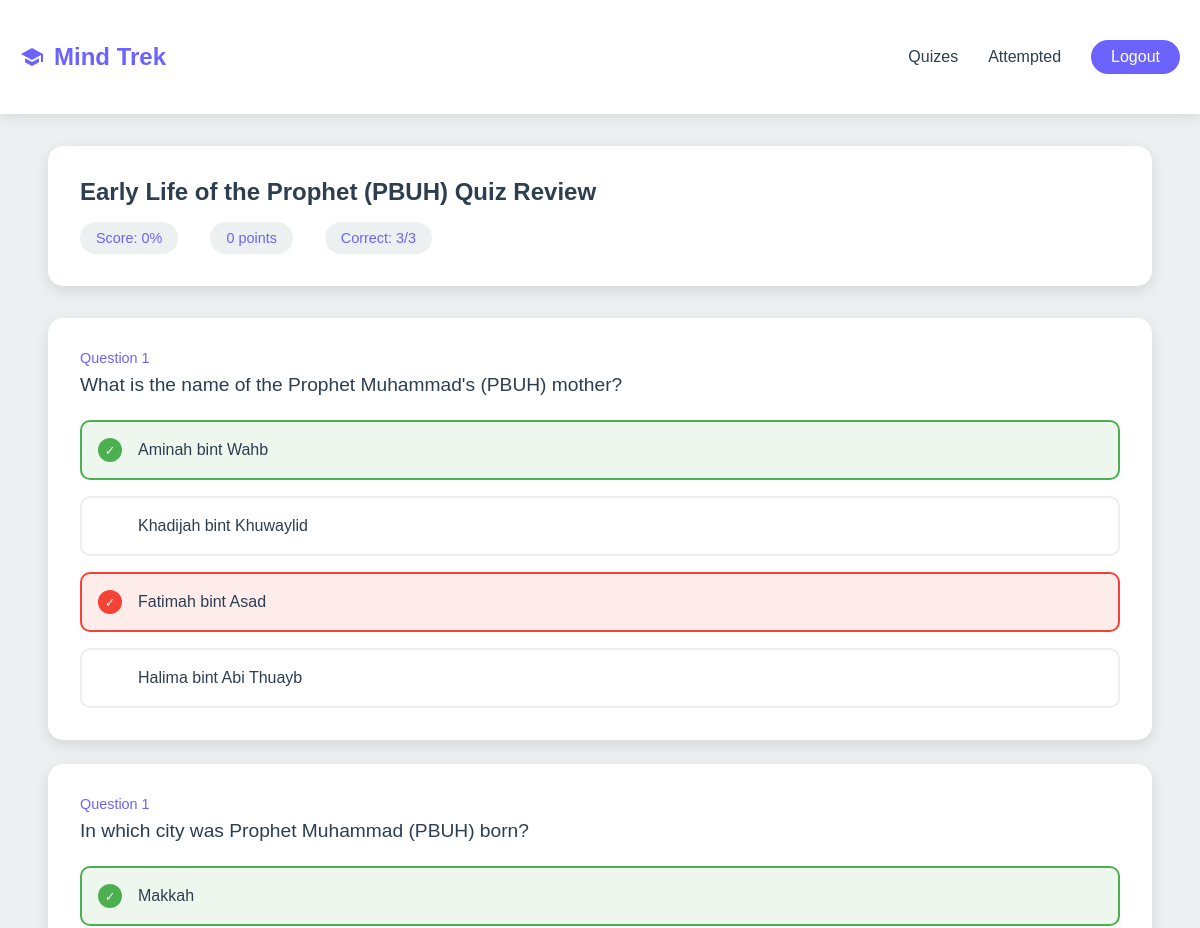
The page /quiz/review-quiz/19 (signed in, upper part) on the database as committed earlier.
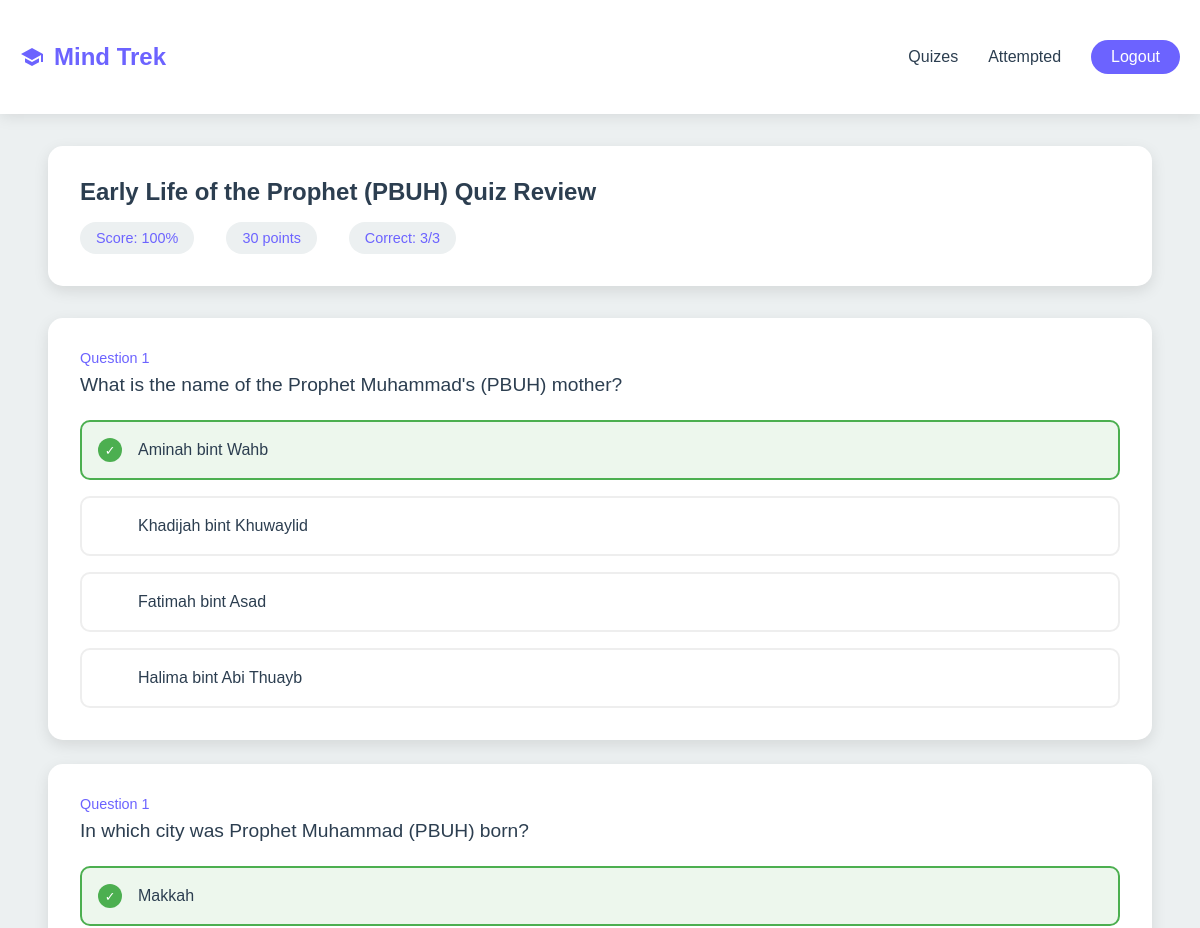
The same page on the database as committed later.
### quiz/models.py (models this page shows, shortened)
class Quiz(models.Model):
    title = models.CharField(max_length=255)
    topic = models.ForeignKey(Topic, on_delete=models.CASCADE, related_name='quizzes')
    description = models.TextField(blank=True, null=True)
    points_per_question = models.PositiveIntegerField(default=1)
    created_at = models.DateTimeField(auto_now_add=True)
    def max_points(self):
        return self.questions.count() * self.points_per_question

class UserQuizAttempt(models.Model):
    user = models.ForeignKey(User, on_delete=models.CASCADE, related_name='quiz_attempts')
    quiz = models.ForeignKey(Quiz, on_delete=models.CASCADE, related_name='user_attempts')
    score = models.DecimalField(max_digits=5, decimal_places=2, default=0.00)
    completed_at = models.DateTimeField(auto_now_add=True)

class Question(models.Model):
    quiz = models.ForeignKey(Quiz, on_delete=models.CASCADE, related_name='questions')
    text = models.TextField()
    explanation = models.TextField(blank=True, null=True)
    created_at = models.DateTimeField(auto_now_add=True)

class Answer(models.Model):
    question = models.ForeignKey(Question, on_delete=models.CASCADE, related_name='answers')
    text = models.CharField(max_length=255)
    is_correct = models.BooleanField(default=False)

### quiz/views.py (the view)
# urls.py: path("review-quiz/<str:quiz_id>", views.review_quiz, name="review-quiz"),
@login_required(login_url="users:login")
def review_quiz(request, quiz_id):
    quiz = Quiz.objects.get(id=quiz_id)
    attempt = UserQuizAttempt.objects.get(user=request.user, quiz=quiz)
    user_answers = UserAnswer.objects.filter(attempt=attempt)
    correct_answers = 0
    for i in user_answers:
        try:
            if i.selected_answer.is_correct:
                correct_answers += 1
        except:
            pass
    score = attempt.score / quiz.max_points()
    score = math.ceil(score * 100)
    context = {
        'attempt': attempt,
        'score': score,
        'quiz': quiz,
        'correct_answers': correct_answers,
        'user_answers': [answer.selected_answer for answer in user_answers],
    }
    return render(request, 'quiz/quiz_review.html', context)

### quiz/templates/quiz/quiz_review.html (shortened to what this page needs)
{% extends "layout.html" %}
{% load static %}
{% block statics %}
    <link rel="stylesheet" href="{% static "css/quiz-summary.css" %}">
    <link rel="stylesheet" href="{% static "css/quiz_review.css" %}">
{% endblock statics %}
{% block content %}
    <main class="review-container">
        <section class="quiz-header">
            <h1>{{ quiz.title }} Quiz Review</h1>
            <div class="quiz-stats">
                <div class="stat-pill">Score: {{ score }}%</div>
                <div class="stat-pill">{{ attempt.score|stringformat:'d' }} points</div>
                <div class="stat-pill">Correct: {{ correct_answers }}/{{ quiz.questions.all|length }}</div>
            </div>
        </section>
        <div class="questions-list" id="questionsList">
            {% for question in quiz.questions.all %}
                <div class="question-card">
                    <div class="question-number">Question 1</div>
                    <div class="question-text">{{ question.text }}</div>
                    <div class="options-list">
                        {% for answer in question.answers.all %}
                            {% if answer.is_correct %}
                                <div class="option-item correct">
                                    <div class="option-marker correct">✓</div>
                                    <div class="option-text">{{ answer.text }}</div>
                                </div>
                            {% elif answer in user_answers %}
                                <div class="option-item incorrect">
                                    <div class="option-marker incorrect">✓</div>
                                    <div class="option-text">{{ answer.text }}</div>
                                </div>
                            {% else %}
                                <div class="option-item">
                                    <div class="option-marker"></div>
                                    <div class="option-text">{{ answer.text }}</div>
                                </div>
                            {% endif %}
                        {% endfor %}
                    </div>
                </div>
            {% endfor %}
        </div>
    </main>
{% endblock content %}

### templates/layout.html (shortened to what this page needs)
<!DOCTYPE html>
{% load static %}
<html lang="en">
<head>
    <link rel="stylesheet" href="{% static "css/nav.css" %}">
    <link rel="stylesheet" href="{% static "css/general.css" %}">
    <link rel="stylesheet" href="{% static "css/footer.css" %}">
    {% block statics %}
    {% endblock statics %}
</head>
<body>
  <nav>
      <div class="container nav-content">
        <div class="logo">
          <a href="{% if user.is_authenticated %}{% url "quiz:quiz-home" %}{% else %}{% url "home" %}{% endif %}">
            <svg width="24" height="24" viewBox="0 0 24 24">
              <path fill="currentColor" d="M12,3L1,9L12,15L21,10.09V17H23V9M5,13.18V17.18L12,21L19,17.18V13.18L12,17L5,13.18Z"/>
            </svg>
            Mind Trek
          </a>
        </div>
        <div class="nav-links">
          {% if user.is_authenticated %}
            <a href="{% url "quiz:quizzes" %}">Quizes</a>
            <a href="{% url "quiz:quiz-attempted" %}">Attempted</a>
            <a class="login-btn" id="loginBtn" href="{% url "users:logout" %}">Logout</a>
          {% else %}
            <a href="#features-section">Features</a>
            <a href="#">Contact</a>
            <a class="login-btn" id="loginBtn" href="{% url "users:login" %}">Login</a>
          {% endif %}
        </div>
      </div>
  </nav>
  {% block content %}
  {% endblock content %}
</body>
</html>

### static/css/nav.css (style rules this page uses)
nav { background: white; padding: 20px 0; box-shadow: 0 2px 15px rgba(0,0,0,0.1); }
.nav-content { display: flex; justify-content: space-between; align-items: center; }
.logo a { font-size: 24px; font-weight: bold; color: var(--primary); display: flex; align-items: center; gap: 10px; text-decoration: none; }
.nav-links { display: flex; gap: 30px; align-items: center; }
.nav-links a { text-decoration: none; color: var(--dark); font-weight: 500; transition: color 0.3s; }
a.login-btn { padding: 8px 20px; border-radius: 20px; font-weight: 500; cursor: pointer; transition: all 0.3s ease; display: inline-block; background-color: var(--primary); color: white; border: none; }

### static/css/general.css (style rules this page uses)
:root { --primary: #6C63FF; --secondary: #4CAF50; --dark: #2C3E50; --light: #ECF0F1; }
* { margin: 0; padding: 0; box-sizing: border-box; font-family: 'Poppins', sans-serif; }
body { background: var(--light); color: var(--dark); min-height: 100vh; display: flex; flex-direction: column; }
.container { max-width: 1200px; margin: 0 auto; padding: 20px; }

### static/css/quiz_review.css (style rules this page uses)
.review-container { max-width: 1200px; margin: 2rem; padding: 0 1rem; }
.quiz-header { background: white; padding: 2rem; border-radius: 15px; box-shadow: 0 5px 15px rgba(0,0,0,0.1); margin-bottom: 2rem; animation: slideDown 0.5s ease forwards; }
.quiz-stats { display: flex; gap: 2rem; flex-wrap: wrap; margin-top: 1rem; }
.stat-pill { background: var(--light); padding: 0.5rem 1rem; border-radius: 20px; font-size: 0.9rem; color: var(--primary); }
.questions-list { display: flex; flex-direction: column; gap: 1.5rem; }
.question-card { background: white; padding: 2rem; border-radius: 15px; box-shadow: 0 5px 15px rgba(0,0,0,0.1); opacity: 0; animation: slideUp 0.5s ease forwards; }
.question-card:nth-child(1) { animation-delay: 0.1s; }
.question-card:nth-child(2) { animation-delay: 0.2s; }
.question-number { color: var(--primary); font-size: 0.9rem; margin-bottom: 0.5rem; }
.question-text { font-size: 1.2rem; margin-bottom: 1.5rem; }
.options-list { display: flex; flex-direction: column; gap: 1rem; }
.option-item { padding: 1rem; border-radius: 10px; border: 2px solid #eee; display: flex; align-items: center; gap: 1rem; }
.option-item.correct { border-color: #4CAF50; background: rgba(76, 175, 80, 0.1); }
.option-marker { width: 24px; height: 24px; border-radius: 50%; display: flex; align-items: center; justify-content: center; font-size: 0.8rem; }
.option-marker.correct { background: #4CAF50; color: white; }

Rows that differ between the two databases and show on the page:
removed UserQuizAttempt: score "0"
added UserQuizAttempt: score "30"
Other text that changed with them:
{{ score }}: "0" → "100"
